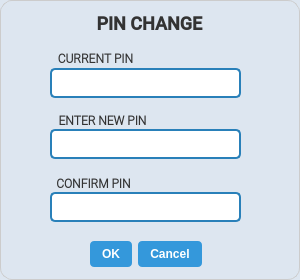
<?xml version="1.0" encoding="UTF-8"?>
<ui version="4.0">
 <class>PINChangeWindow</class>
 <widget class="QDialog" name="PINChangeWindow">
  <property name="geometry">
   <rect>
    <x>0</x>
    <y>0</y>
    <width>300</width>
    <height>280</height>
   </rect>
  </property>
  <property name="minimumSize">
   <size>
    <width>300</width>
    <height>280</height>
   </size>
  </property>
  <property name="maximumSize">
   <size>
    <width>300</width>
    <height>280</height>
   </size>
  </property>
  <property name="windowTitle">
   <string>Authentication</string>
  </property>
  <property name="windowIcon">
   <iconset>
    <normaloff>Assests/iconslock.png</normaloff>Assests/iconslock.png</iconset>
  </property>
  <property name="styleSheet">
   <string notr="true">QDialog {
    background-color: #dde6f0;  /* soft white */
    border: 1px solid #ccc;
    border-radius: 12px;
}

QLabel {
    font-size: 18px;
    font-weight: bold;
    color: #333;
}

QLineEdit {
    background-color: #ffffff;
    color: #000000;
    border: 2px solid #cccccc;
    border-radius: 6px;
    padding: 6px;
    font-size: 15px;
}

QLineEdit:focus {
    border: 2px solid #007acc;  /* blue focus glow */
    background-color: #f5faff;
}

QPushButton {
    background-color: #007acc;
    color: #ffffff;
    font-weight: bold;
    border: none;
    border-radius: 6px;
    padding: 6px 14px;
}

QPushButton:hover {
    background-color: #3399ff;
}

QPushButton:pressed {
    background-color: #006bb3;
}
</string>
  </property>
  <widget class="QLabel" name="PINChange">
   <property name="geometry">
    <rect>
     <x>74</x>
     <y>11</y>
     <width>151</width>
     <height>25</height>
    </rect>
   </property>
   <property name="font">
    <font>
     <family>Roboto Medium</family>
     <pointsize>-1</pointsize>
     <bold>true</bold>
    </font>
   </property>
   <property name="text">
    <string>PIN CHANGE</string>
   </property>
   <property name="alignment">
    <set>Qt::AlignCenter</set>
   </property>
  </widget>
  <widget class="QLineEdit" name="NewPIN_Entry">
   <property name="geometry">
    <rect>
     <x>50</x>
     <y>129</y>
     <width>191</width>
     <height>30</height>
    </rect>
   </property>
   <property name="styleSheet">
    <string notr="true">QLineEdit {
    border: 2px solid #2980b9;
    border-radius: 5px;
    padding: 5px;
    font-size: 10px;
}
QLineEdit:focus {
    border: 2px solid #3498db;
}
</string>
   </property>
   <property name="echoMode">
    <enum>QLineEdit::Password</enum>
   </property>
  </widget>
  <widget class="QDialogButtonBox" name="ok_cancel">
   <property name="geometry">
    <rect>
     <x>0</x>
     <y>240</y>
     <width>291</width>
     <height>28</height>
    </rect>
   </property>
   <property name="mouseTracking">
    <bool>false</bool>
   </property>
   <property name="styleSheet">
    <string notr="true">QPushButton {
    background-color: #3498db;
    color: white;
    padding: 6px 12px;
    border: none;
    border-radius: 4px;
    font-weight: bold;
}
QPushButton:hover {
    background-color: #2980b9;
}
QPushButton:pressed {
    background-color: #1c5980;
}
</string>
   </property>
   <property name="standardButtons">
    <set>QDialogButtonBox::Cancel|QDialogButtonBox::Ok</set>
   </property>
   <property name="centerButtons">
    <bool>true</bool>
   </property>
  </widget>
  <widget class="QLabel" name="LockIcon">
   <property name="geometry">
    <rect>
     <x>59</x>
     <y>6</y>
     <width>30</width>
     <height>30</height>
    </rect>
   </property>
   <property name="maximumSize">
    <size>
     <width>48</width>
     <height>48</height>
    </size>
   </property>
   <property name="font">
    <font>
     <pointsize>-1</pointsize>
     <bold>true</bold>
    </font>
   </property>
   <property name="text">
    <string/>
   </property>
   <property name="pixmap">
    <pixmap>Assests/iconslock.png</pixmap>
   </property>
   <property name="scaledContents">
    <bool>true</bool>
   </property>
   <property name="alignment">
    <set>Qt::AlignCenter</set>
   </property>
  </widget>
  <widget class="QLineEdit" name="ConfirmPIN_Entry">
   <property name="geometry">
    <rect>
     <x>50</x>
     <y>192</y>
     <width>191</width>
     <height>30</height>
    </rect>
   </property>
   <property name="styleSheet">
    <string notr="true">QLineEdit {
    border: 2px solid #2980b9;
    border-radius: 5px;
    padding: 5px;
    font-size: 10px;
}
QLineEdit:focus {
    border: 2px solid #3498db;
}
</string>
   </property>
   <property name="echoMode">
    <enum>QLineEdit::Password</enum>
   </property>
  </widget>
  <widget class="QLabel" name="NewPIN">
   <property name="geometry">
    <rect>
     <x>27</x>
     <y>110</y>
     <width>151</width>
     <height>20</height>
    </rect>
   </property>
   <property name="sizePolicy">
    <sizepolicy hsizetype="Expanding" vsizetype="Expanding">
     <horstretch>0</horstretch>
     <verstretch>0</verstretch>
    </sizepolicy>
   </property>
   <property name="font">
    <font>
     <family>Roboto Light</family>
     <pointsize>-1</pointsize>
     <bold>true</bold>
     <kerning>false</kerning>
    </font>
   </property>
   <property name="styleSheet">
    <string notr="true">QLabel {
    font-size: 12px;
}</string>
   </property>
   <property name="text">
    <string>ENTER NEW PIN</string>
   </property>
   <property name="scaledContents">
    <bool>true</bool>
   </property>
   <property name="alignment">
    <set>Qt::AlignCenter</set>
   </property>
  </widget>
  <widget class="QLabel" name="ConfirmPIN">
   <property name="geometry">
    <rect>
     <x>18</x>
     <y>173</y>
     <width>151</width>
     <height>20</height>
    </rect>
   </property>
   <property name="sizePolicy">
    <sizepolicy hsizetype="Expanding" vsizetype="Expanding">
     <horstretch>0</horstretch>
     <verstretch>0</verstretch>
    </sizepolicy>
   </property>
   <property name="font">
    <font>
     <family>Roboto Light</family>
     <pointsize>-1</pointsize>
     <bold>true</bold>
     <kerning>false</kerning>
    </font>
   </property>
   <property name="styleSheet">
    <string notr="true">QLabel {
    font-size: 12px;
}</string>
   </property>
   <property name="text">
    <string>CONFIRM PIN</string>
   </property>
   <property name="scaledContents">
    <bool>true</bool>
   </property>
   <property name="alignment">
    <set>Qt::AlignCenter</set>
   </property>
  </widget>
  <widget class="QLineEdit" name="CurrentPIN_Entry">
   <property name="geometry">
    <rect>
     <x>50</x>
     <y>68</y>
     <width>191</width>
     <height>30</height>
    </rect>
   </property>
   <property name="styleSheet">
    <string notr="true">QLineEdit {
    border: 2px solid #2980b9;
    border-radius: 5px;
    padding: 5px;
    font-size: 10px;
}
QLineEdit:focus {
    border: 2px solid #3498db;
}
</string>
   </property>
   <property name="echoMode">
    <enum>QLineEdit::Password</enum>
   </property>
  </widget>
  <widget class="QLabel" name="CurrentPIN">
   <property name="geometry">
    <rect>
     <x>20</x>
     <y>48</y>
     <width>151</width>
     <height>20</height>
    </rect>
   </property>
   <property name="sizePolicy">
    <sizepolicy hsizetype="Expanding" vsizetype="Expanding">
     <horstretch>0</horstretch>
     <verstretch>0</verstretch>
    </sizepolicy>
   </property>
   <property name="font">
    <font>
     <family>Roboto Light</family>
     <pointsize>-1</pointsize>
     <bold>true</bold>
     <kerning>false</kerning>
    </font>
   </property>
   <property name="styleSheet">
    <string notr="true">QLabel {
    font-size: 12px;
}</string>
   </property>
   <property name="text">
    <string>CURRENT PIN</string>
   </property>
   <property name="scaledContents">
    <bool>true</bool>
   </property>
   <property name="alignment">
    <set>Qt::AlignCenter</set>
   </property>
  </widget>
 </widget>
 <resources/>
 <connections/>
</ui>
